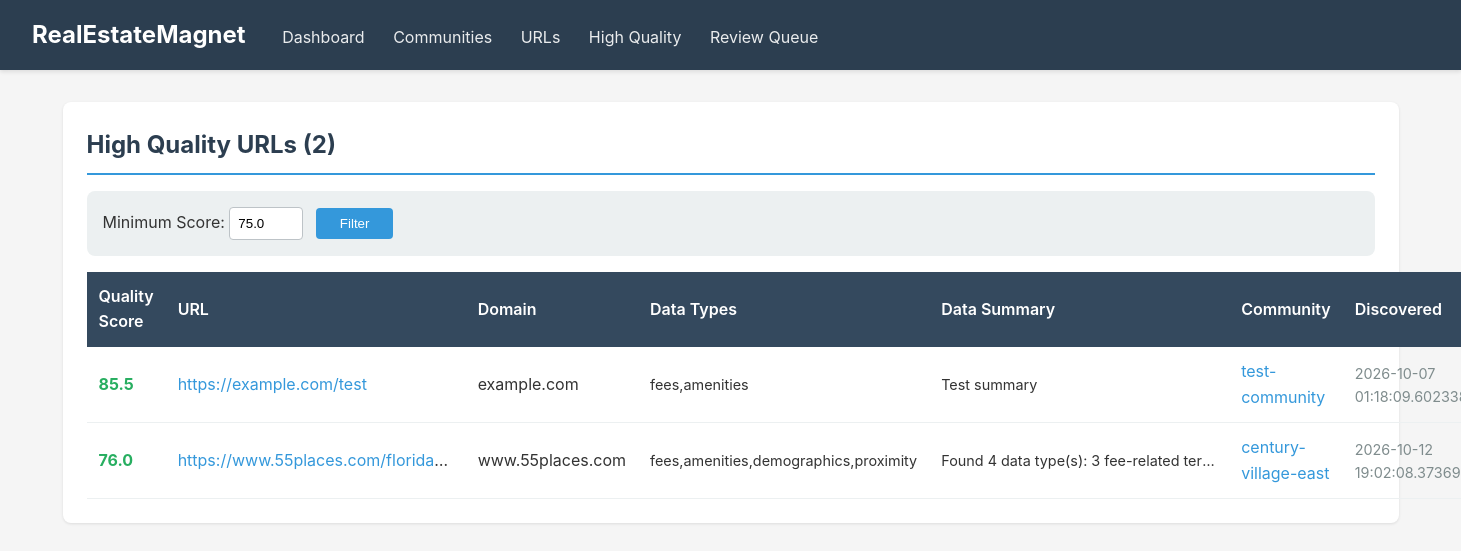
The page /high-quality on the database its author committed.
### modules/community/database.py (models this page shows)
class Base(DeclarativeBase):
    pass

class SourceURLRow(Base):
    __tablename__ = "source_urls"
    id = Column(Integer, primary_key=True, autoincrement=True)
    url = Column(Text, unique=True, nullable=False, index=True)
    domain = Column(String(255), index=True)
    title = Column(String(500))
    status = Column(String(30), nullable=False, index=True, default="pending")
    failure_category = Column(String(30), index=True)
    failure_detail = Column(Text)
    is_retryable = Column(Boolean, default=False)
    reviewed = Column(Boolean, default=False, index=True)
    review_note = Column(Text)
    pdf_path = Column(Text)
    screenshot_path = Column(Text)
    community_slug = Column(String(255), index=True)
    discovered_by = Column(String(50), index=True)
    discovered_at = Column(DateTime, default=lambda: datetime.now(timezone.utc))
    accessed_at = Column(DateTime)
    printed_at = Column(DateTime)
    http_status = Column(Integer)
    error_message = Column(Text)
    content_length = Column(Integer)
    captcha_detected = Column(Boolean, default=False)
    captcha_solved = Column(Boolean, default=False)
    robot_friendly = Column(Boolean, default=False, index=True)
    robots_txt_checked = Column(Boolean, default=False)
    retry_count = Column(Integer, default=0)
    steps_taken = Column(Integer, default=0)
    has_community_data = Column(Boolean, default=False, index=True)
    data_quality_score = Column(Float, default=0.0, index=True)
    data_types_found = Column(String(255))  # comma-separated: fees,amenities,demographics,proximity
    data_summary = Column(Text)  # brief summary of extracted data

### modules/web/viewer.py (the view)
@app.get("/high-quality", response_class=HTMLResponse)
async def high_quality_urls(request: Request, min_score: float = 75.0):
    conn = get_db()
    cursor = conn.cursor()
    try:
        cursor.execute("""
            SELECT
                url, domain, data_quality_score, data_types_found,
                data_summary, community_slug, discovered_at
            FROM source_urls
            WHERE data_quality_score >= ?
            ORDER BY data_quality_score DESC
        """, (min_score,))
        urls = cursor.fetchall()
    except sqlite3.OperationalError:
        urls = []
    conn.close()
    return templates.TemplateResponse(
        request,
        name="high_quality.html",
        context={
            "urls": urls,
            "min_score": min_score,
        }
    )

### modules/web/templates/high_quality.html (shortened to what this page needs)
{% extends "base.html" %}
{% block content %}
<div class="card">
    <h2>High Quality URLs ({{ urls|length }})</h2>
    <form method="get" class="filter-form">
        <label>Minimum Score: </label>
        <input type="number" name="min_score" value="{{ min_score }}" step="5" min="0" max="100">
        <button type="submit">Filter</button>
    </form>
    {% if urls %}
    <table>
        <thead>
            <tr>
                <th>Quality Score</th>
                <th>URL</th>
                <th>Domain</th>
                <th>Data Types</th>
                <th>Data Summary</th>
                <th>Community</th>
                <th>Discovered</th>
            </tr>
        </thead>
        <tbody>
            {% for url in urls %}
            <tr>
                <td>
                    {% if url.data_quality_score >= 75 %}
                    <span class="quality-high">{{ url.data_quality_score }}</span>
                    {% elif url.data_quality_score >= 50 %}
                    <span class="quality-medium">{{ url.data_quality_score }}</span>
                    {% else %}
                    <span class="quality-low">{{ url.data_quality_score }}</span>
                    {% endif %}
                </td>
                <td class="truncate"><a href="{{ url.url }}" target="_blank">{{ url.url }}</a></td>
                <td>{{ url.domain or '-' }}</td>
                <td class="text-small">{{ url.data_types_found or '-' }}</td>
                <td class="text-small truncate">{{ url.data_summary or '-' }}</td>
                <td>
                    {% if url.community_slug %}
                    <a href="/communities/{{ url.community_slug }}">{{ url.community_slug }}</a>
                    {% else %}
                    -
                    {% endif %}
                </td>
                <td class="text-muted text-small">{{ url.discovered_at }}</td>
            </tr>
            {% endfor %}
        </tbody>
    </table>
    {% else %}
    <p style="padding: 2rem; text-align: center; color: #7f8c8d;">No URLs meet the quality threshold.</p>
    {% endif %}
</div>
{% endblock %}

### modules/web/templates/base.html (style rules this page uses)
* { margin: 0; padding: 0; box-sizing: border-box; }
body { font-family: -apple-system, BlinkMacSystemFont, 'Segoe UI', Roboto, Oxygen, Ubuntu, Cantarell, sans-serif; background: #f5f5f5; color: #333; line-height: 1.6; }
.card { background: white; border-radius: 8px; padding: 1.5rem; margin-bottom: 1.5rem; box-shadow: 0 1px 3px rgba(0,0,0,0.1); }
.card h2 { color: #2c3e50; margin-bottom: 1rem; border-bottom: 2px solid #3498db; padding-bottom: 0.5rem; }
table { width: 100%; border-collapse: collapse; margin-top: 1rem; }
th { background: #34495e; color: white; padding: 0.75rem; text-align: left; font-weight: 600; }
td { padding: 0.75rem; border-bottom: 1px solid #ecf0f1; }
a { color: #3498db; text-decoration: none; }
.quality-high { color: #27ae60; font-weight: bold; }
.filter-form { background: #ecf0f1; padding: 1rem; border-radius: 8px; margin-bottom: 1rem; }
.filter-form input, .filter-form select { padding: 0.5rem; margin-right: 0.5rem; border: 1px solid #bdc3c7; border-radius: 4px; }
.filter-form button { background: #3498db; color: white; border: none; padding: 0.5rem 1.5rem; border-radius: 4px; cursor: pointer; }
.text-muted { color: #7f8c8d; }
.text-small { font-size: 0.9rem; }
.truncate { max-width: 300px; white-space: nowrap; overflow: hidden; text-overflow: ellipsis; }

### rows shown on the page
SourceURLRow: data_quality_score "85.5", url "https://example.com/test", domain "example.com", data_types_found "fees,amenities", data_summary "Test summary", community_slug "test-community", discovered_at "2026-10-07…"

### other values the page prints
{{ urls|length }} "2"
{{ url.data_quality_score }} "76.0"
{{ url.url }} "https://www.55places.com/florida…"
{{ url.domain or '-' }} "www.55places.com"
{{ url.data_types_found or '-' }} "fees,amenities,demographics,proximity"
{{ url.data_summary or '-' }} "Found 4 data type(s): 3 fee-related ter…"
{{ url.community_slug }} "century-village-east"
{{ url.discovered_at }} "2026-10-12…"
